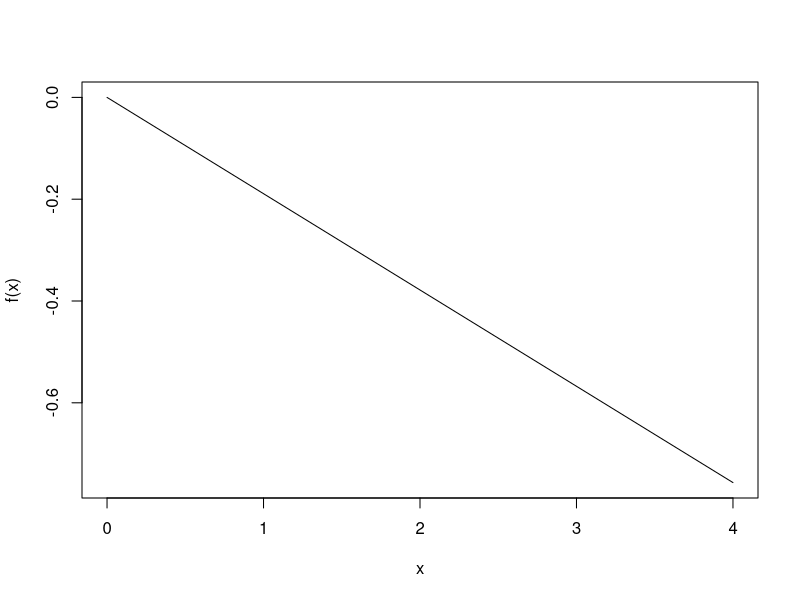
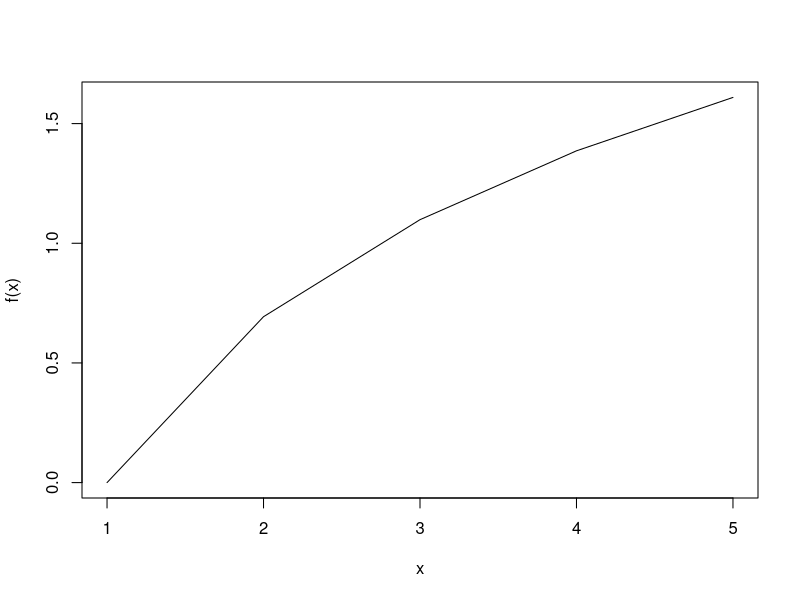
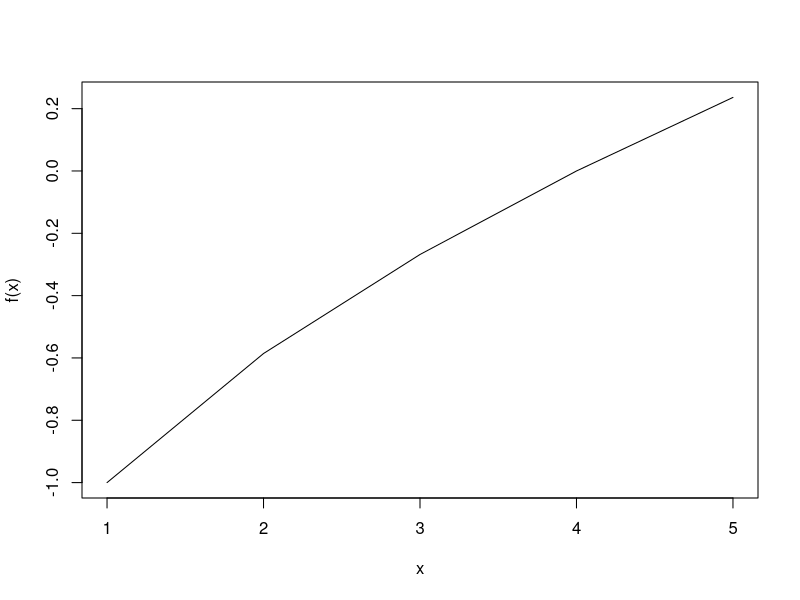
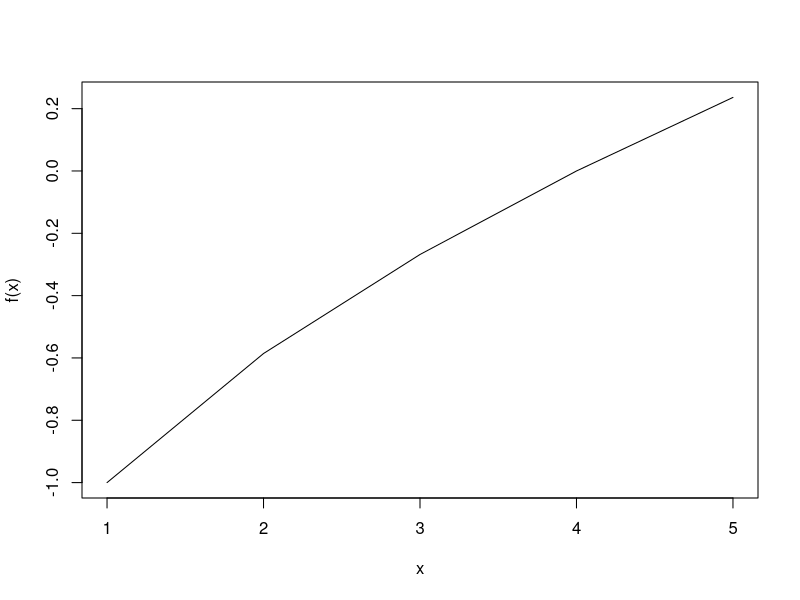
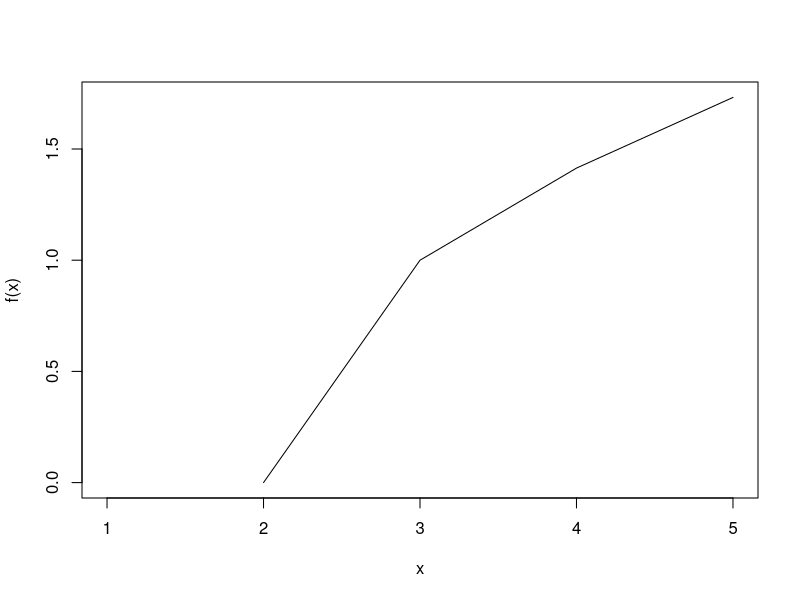

R code for these plots, in order:

f<-function(x){
  fx<-sin(x)
  return(fx)
}
input<-seq(0,5,4)
plot(input,
     sapply(input, f),
     type="l",
     xlab="x",
     ylab ="f(x)")

f<-function(x){
  fx<-log(x)
  return(fx)
}
input<-(1:5)
plot(input,
     sapply(input, f),
     type="l",
     xlab="x",
     ylab ="f(x)")

f<-function(x){
  fx<-sqrt(x)-2
  return(fx)
}
input<-(1:5)
plot(input,
     sapply(input, f),
     type="l",
     xlab="x",
     ylab ="f(x)")

f<-function(x){
  fx<-sqrt(x)-2
  return(fx)
}
input<-(1:5)
plot(input,
     sapply(input, f),
     type="l",
     xlab="x",
     ylab ="f(x)")

f<-function(x){
  fx<-sqrt(x-2)
  return(fx)
}
input<-(1:5)
plot(input,
     sapply(input, f),
     type="l",
     xlab="x",
     ylab ="f(x)")
